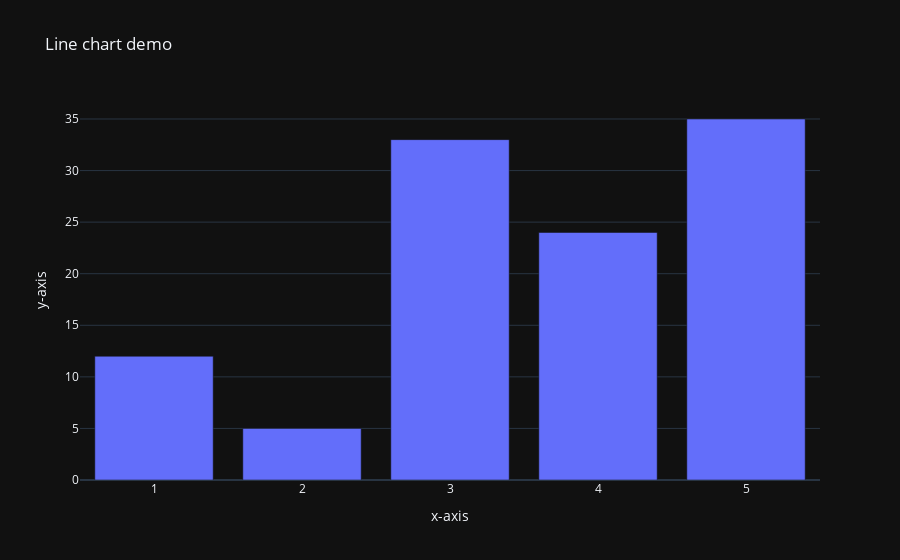

Write notebook code for a chart like this one.
### Code cell
x = np.array([12,5,33,24,35])
px.bar(x=[1,2,3,4,5],y =x,title='Line chart demo'
        ,labels={'x':'x-axis','y':'y-axis'},
        template='plotly_dark')

### Figure 1 — Plotly figure (JSON) as saved in the notebook; plotly's stock layout.template omitted (floating-point values rounded to 4 significant figures)
{"data": [{"alignmentgroup": "True", "hovertemplate": "x-axis=%{x}<br>y-axis=%{y}<extra></extra>", "legendgroup": "", "marker": {"color": "#636efa", "pattern": {"shape": ""}}, "name": "", "offsetgroup": "", "orientation": "v", "showlegend": false, "textposition": "auto", "type": "bar", "x": [1, 2, 3, 4, 5], "xaxis": "x", "y": [12, 5, 33, 24, 35], "yaxis": "y"}], "layout": {"barmode": "relative", "legend": {"tracegroupgap": 0}, "title": {"text": "Line chart demo"}, "xaxis": {"anchor": "y", "domain": [0, 1], "title": {"text": "x-axis"}}, "yaxis": {"anchor": "x", "domain": [0, 1], "title": {"text": "y-axis"}}}}
